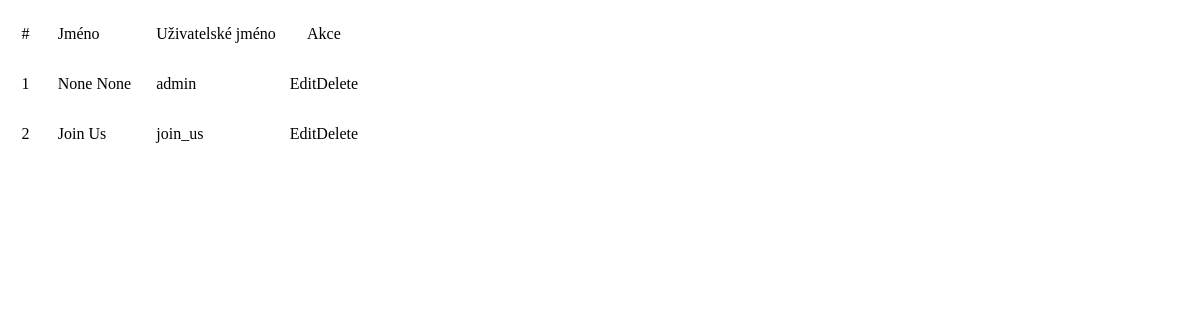
/app/appUpt/updateUserList, run on an earlier commit of the app's database.
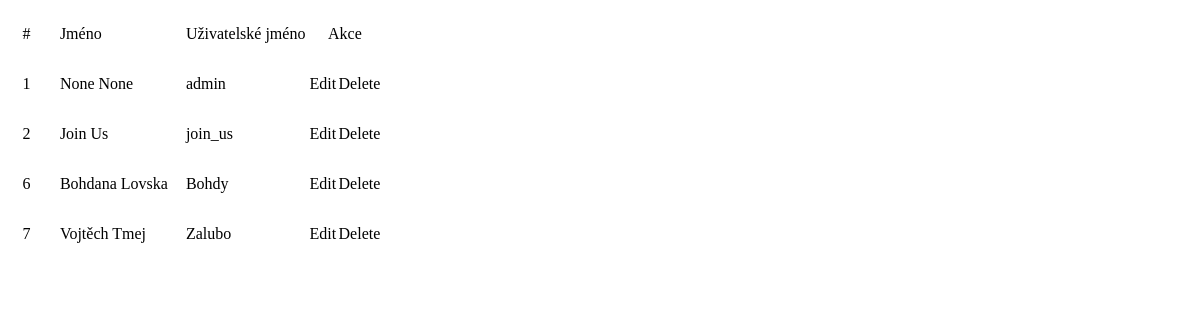
And on a later commit of the database.
### tables this page shows
CREATE TABLE "users"
(
    "id"        INTEGER NOT NULL,
    "username"  TEXT,
    "firstname" TEXT,
    "lastname"  TEXT,
    "password"  TEXT,
    "email"     TEXT,
    "role"      TEXT,
    PRIMARY KEY ("id" AUTOINCREMENT)
);

### app.py (the view)
@app.route('/app/appUpt/updateUserList', methods=["GET", "POST"])
def update_user_list():
    conn = db.get_db_connection()
    users = conn.execute("SELECT * FROM users").fetchall()
    conn.close()
    return render_template('customElements/tableForUsers.html', users=users)

### db.py (called while the page is built)
def get_db_connection():  # napojení se na databázi
    conn = sqlite3.connect(databasePath)
    conn.row_factory = sqlite3.Row
    return conn

### templates/customElements/tableForUsers.html (shortened to what this page needs)
{% block userTable %}
    <table id="table_users_s">
        <thead id="user_thead">
        <tr>
            <td style="padding: 15px 0; width: 2%; text-align: center">#</td>
            <td style="padding-left: 15px">Jméno</td>
            <td style="padding-left: 15px">Uživatelské jméno</td>
            <td style="text-align: center; padding: 0">Akce</td>
        </tr>
        </thead>
        <tbody>
        {% for user in users %}
            <tr>
                <td style="width: 9%; text-align: center; padding: 15px 0;">{{ user.id }}</td>
                <td style="padding-left: 15px">{{ user.firstname }} {{ user.lastname }}</td>
                <td style="padding-left: 15px">{{ user.username }}</td>
                <td style="width: 20%; padding: 0">
                    <div style="display: flex; justify-content: space-around;">
                        <a class="button_edit_user"
                           onclick="getUserId('{{ user.id }}');edit_user(); function set_legend_text() {
                                   legend_text = 'Upravení Uživatele'
                                   } set_legend_text();"
                           style="cursor:pointer;">Edit</a>
                        <a onclick="getUsername('{{ user.username }}');remove_user();set_remove_statement('user')"
                           id="button_delete_user" style="cursor:pointer;">Delete</a>
                    </div>
                </td>
            </tr>
        {% endfor %}
        </tbody>
    </table>
{% endblock %}

What changed in the data, as far as the page shows it:
added users: id "6", firstname "Bohdana", lastname "Lovska", username "Bohdy"
added users: id "7", firstname "Vojtěch", lastname "Tmej", username "Zalubo"
